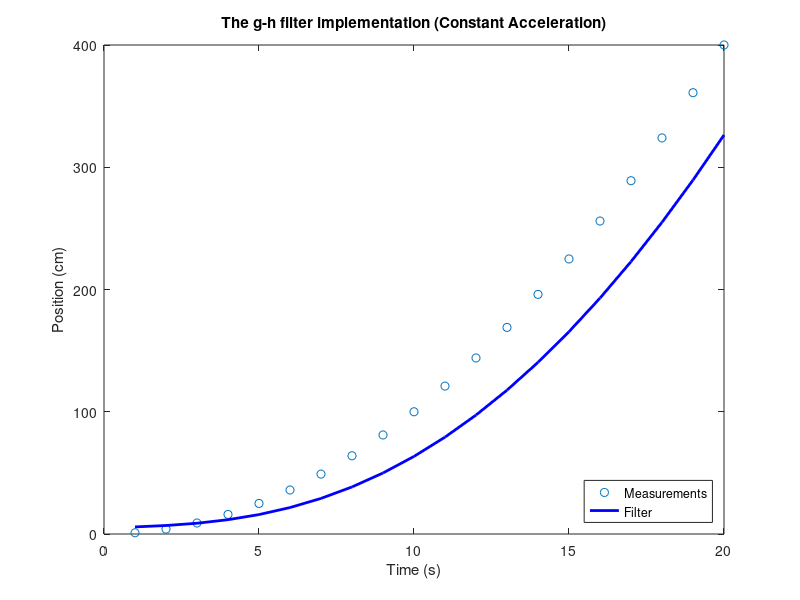

Here is the MATLAB script that generated this plot:
clear all
close all
clc

samples = 20;  %Number of samples
t=[1:samples]; %Time series
R = 0; %Noise factor
position=t.^2 + R*(randn(1,samples));  %Noisy mass data simulation
x_est = 5;  %Initial estimate
g = 0.2;   %Scaling factor for measurement
h = 0.02;  %Scaling factor for measurement over time
dx = 2;  %Derivative of 2 , slope = 2 as dt=1
dt = 1
data = zeros(4,4)

for k=1:samples
   %prediction step
   x_pred = x_est + (dx*dt);  
   
   %update step
   residual = position(k)-x_pred;
   dx = dx + h*(residual/dt)
   x_est = x_pred + g*residual; 
    
   %Saving Data
   %data(k,1)=t;
   data(k,2)=x_pred;
   data(k,3)=x_est;
   
end

%Plotting Data
plot(t,position,'o')
hold on
plot(t,data(:,3),'-b','LineWidth',2)
legend('Measurements','Filter')
legend('Location','southeast')
title('The g-h filter implementation (Constant Acceleration)')
xlabel('Time (s)')
ylabel('Position (cm)')

